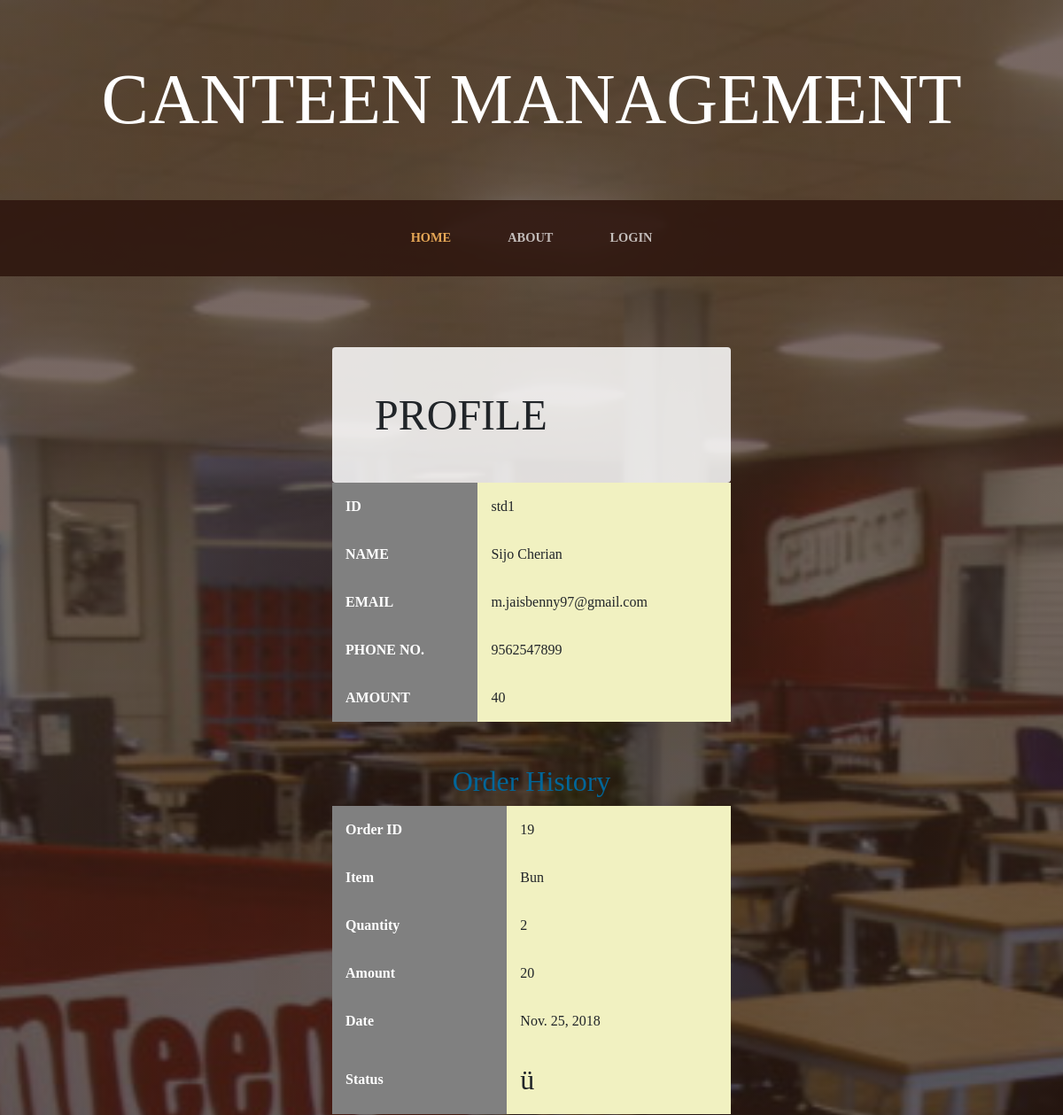
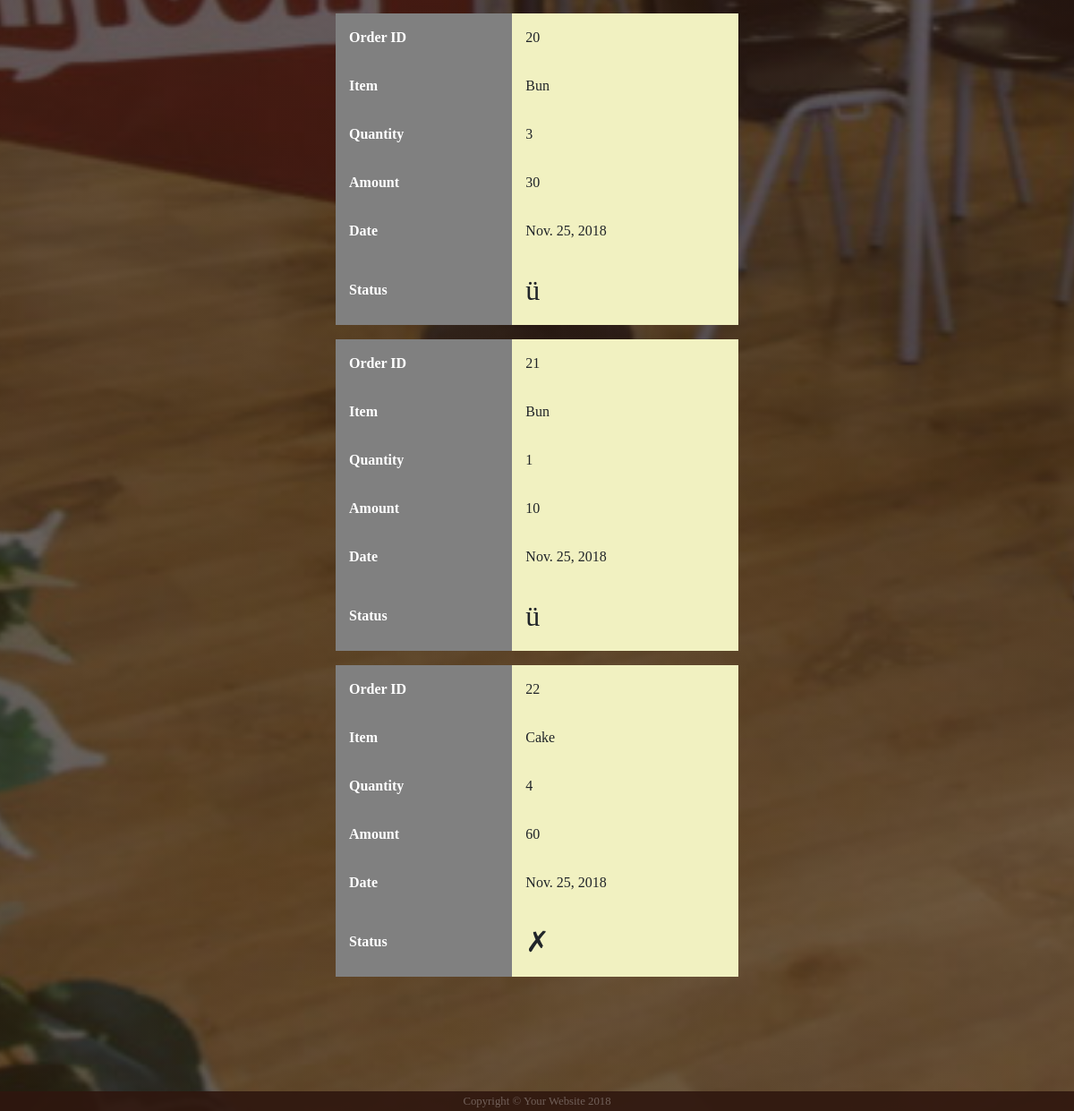
/profile/8, run on the app's committed database (2 pictures, top to bottom).
### pages/models.py (models this page shows, shortened)
class student(models.Model):
	stud = models.OneToOneField(User,on_delete=models.CASCADE)
	name=models.CharField(max_length=250)
	email=models.CharField(max_length=250)
	ph_no=models.CharField(max_length=11)
	bill = models.IntegerField(default=0)

class ordercreated(models.Model):
	owner = models.ForeignKey(User,on_delete=models.CASCADE)
	status = models.BooleanField(default=False)
	i_id = models.ForeignKey('menu',on_delete=models.CASCADE)
	quantity_order = models.IntegerField()
	message = models.CharField(max_length=200)
	amount = models.IntegerField(default=0)
	enter_date = models.DateField(default=datetime.date.today)

class menu(models.Model):
	item_name=models.CharField(max_length=100)
	qty=models.IntegerField()
	price=models.IntegerField()
	ordered = models.IntegerField(default=0)
	def __str__(self):
		return self.item_name

### pages/views.py (the view)
# urls.py: path('profile/<int:pk>',StudentProfile.as_view(),name='student_profile'),
class StudentProfile(DetailView):
    model = student
    context_object_name='student'
    template_name= 'student_profile.html'
    def get_context_data(self, **kwargs):
        context = super(StudentProfile, self).get_context_data(**kwargs)
        context['order_list'] = ordercreated.objects.filter(owner=self.object.stud)
        return context

### pages/templates/student_profile.html (shortened to what this page needs)
{% extends 'base.html' %}
{% load static %}
{% block content %}
<!DOCTYPE html>
<html>
<head>
</head>
<body>
<section class="page-section">
  <div class="container" style="width:40%">
<div class="bg-faded p-5 d-flex ml-auto rounded">
<h1 class="section-heading mb-0">
<span class="section-heading-lower" width="50%" height="50%" text>PROFILE</span>
</h1>
</div>
  <table id="t01" style="width:100%">
<tr>
	<th>ID</th>
	<td>{{ student.stud}}</td>
</tr>
<tr>
	<th>NAME</th>
	<td>{{ student.name}}</td>
</tr>
<tr>
	<th>EMAIL</th>
	<td>{{ student.email}}</td>
</tr>
<tr>
	<th>PHONE NO.</th>
	<td>{{student.ph_no}}</td>
</tr>
<tr>
	<th>AMOUNT</th>
	<td>{{ student.bill}}</td>
</tr>
</table>
<br><br>
<b> <h2 style="color:#069" class="text-center">Order History</h2> </b>
{% for n in order_list %}
<table id="t01" style="width:100%">
<tr>
<th>Order ID</th>
<td>{{ n.pk}}</td>
</tr>
<tr>
<th>Item</th>
<td>{{ n.i_id}}</td>
</tr>
<tr>
<th>Quantity</th>
<td>{{ n.quantity_order}}</td>
</tr>
<tr>
<th>Amount</th>
<td>{{ n.amount}}</td>
</tr>
<tr>
<th>Date</th>
<td>{{ n.enter_date}}</td>
</tr>
<tr>
<th>Status</th>
{% if n.status %}
<td><span style="font-family: wingdings; font-size: 200%;">&#252;</span></td>
{% else %}
<td><span style="font-family: wingdings; font-size: 200%;">&#x2717;</span></td>
{% endif %}
</tr>
</table>
{% endfor %}
</section>
</body>
</html>
{%  endblock %}

### pages/templates/student_profile.html (style rules this page uses)
th, td { padding: 15px; text-align: left; }
table#t01 { width: 100%; background-color: #f1f1c1; }
table#t01 th { background-color: grey; color: white; }

### data on the page
student: stud "std1", name "Sijo Cherian", email "m.jaisbenny97@gmail.com", ph_no "9562547899", bill "40"
ordercreated: pk "19", i_id "Bun", quantity_order "2", amount "20", enter_date "Nov. 25, 2018", status "ü"
ordercreated: pk "20", i_id "Bun", quantity_order "3", amount "30", enter_date "Nov. 25, 2018", status "ü"
ordercreated: pk "21", i_id "Bun", quantity_order "1", amount "10", enter_date "Nov. 25, 2018", status "ü"
ordercreated: pk "22", i_id "Cake", quantity_order "4", amount "60", enter_date "Nov. 25, 2018"
